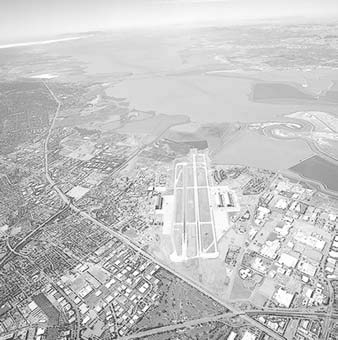
%> input picture HW1/images/city.tif, 338 x 340 px
$ octave q1c.m   (GNU Octave 9; MATLAB toolbox functions it lacks are replaced by stand-ins)
%> lines starting %> are read from the running program, lines starting %| are printed output that depends on the picture
clear; close all; clc;
img_path = 'images\city.tif';
result='result\';
img = imread(img_path);
%> img is the input picture: size 340x338 uint8; min 14, max 255, mean 196.7
figure;
subplot(4,5,1);
imshow(img);title('original img');
img_gray = mat2gray(img);
a= 1;
Gamma = 0;
for i=1:16
    Gamma = 0 + i*0.5;
    gamma_img = a*(img_gray.^Gamma);
    subplot(4,5,i+1);imshow(gamma_img,[0 1]);title(['\gamma=',num2str(Gamma)]);
end
%> this loop made 16 passes
%> pass 1, `gamma_img = a*(img_gray.^Gamma);`:
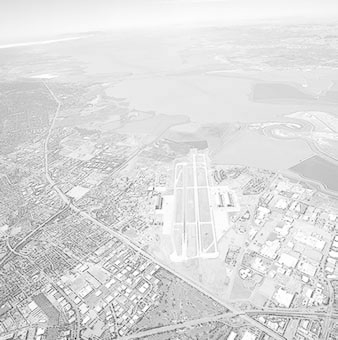
%> gamma_img: size 340x338 double; min 0, max 1, mean 0.866
%> pass 3, `gamma_img = a*(img_gray.^Gamma);`:
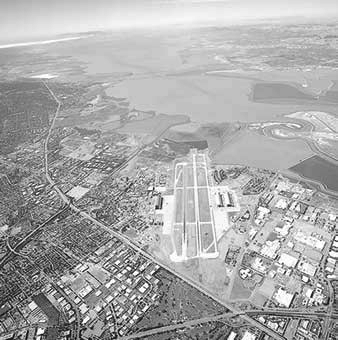
%> gamma_img: size 340x338 double; min 0, max 1, mean 0.669
%> after the loop:
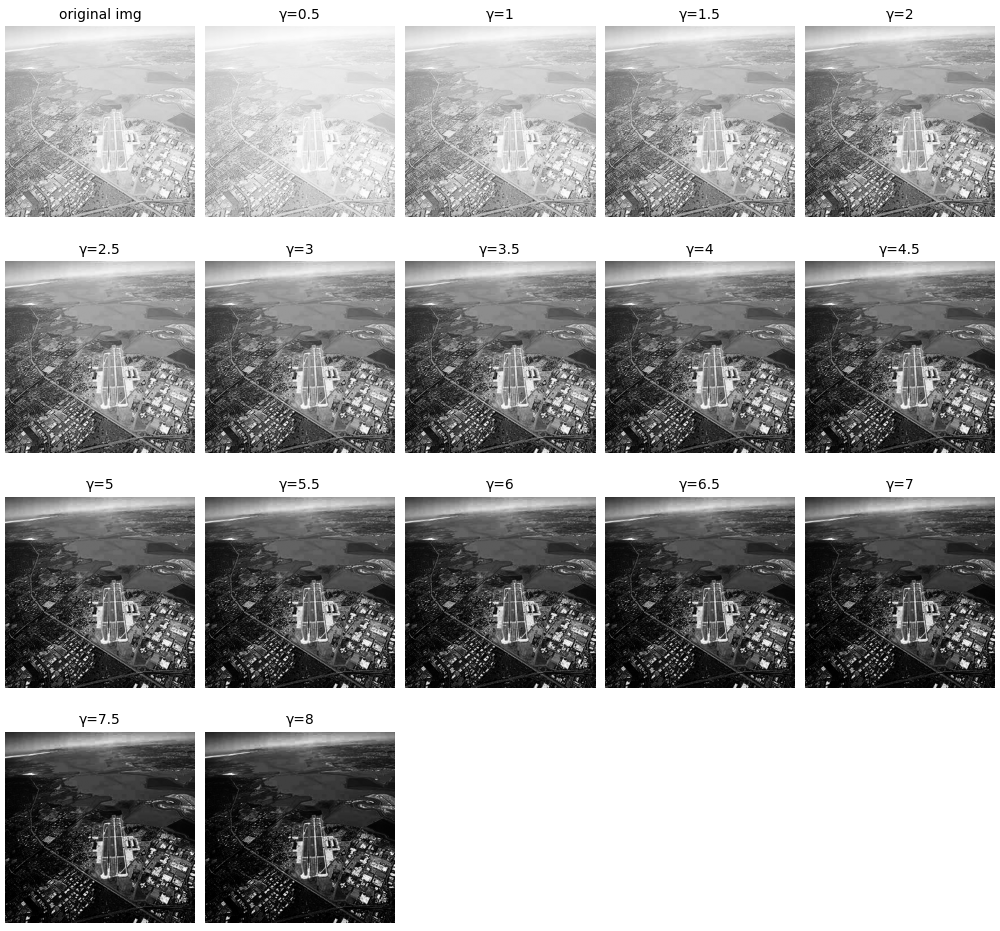
%> figure redrawn from the program's plot data, 17 panels
log_img=log(1+img_gray);
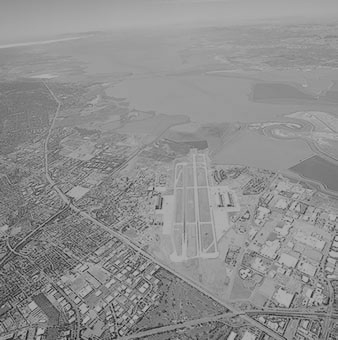
%> log_img: size 340x338 double; min 0, max 0.693, mean 0.56
figure;
subplot(1,2,1);imshow(img_gray,[0,1]);title('original image');
subplot(1,2,2);imshow(log_img,[0,1]);title('Log');
